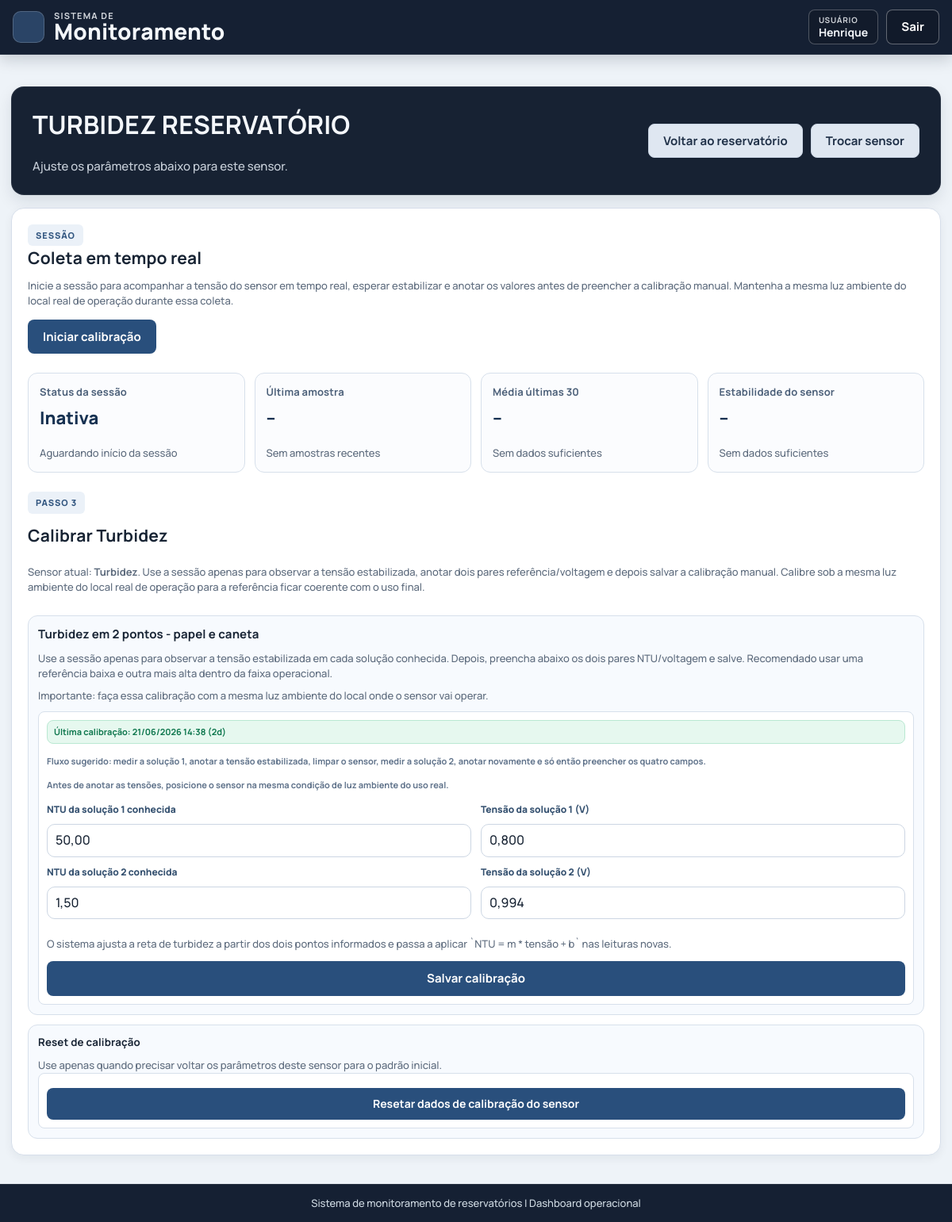
Page /reservatorios/8/calibracao/turbidez/ (signed in) on the earlier database version.
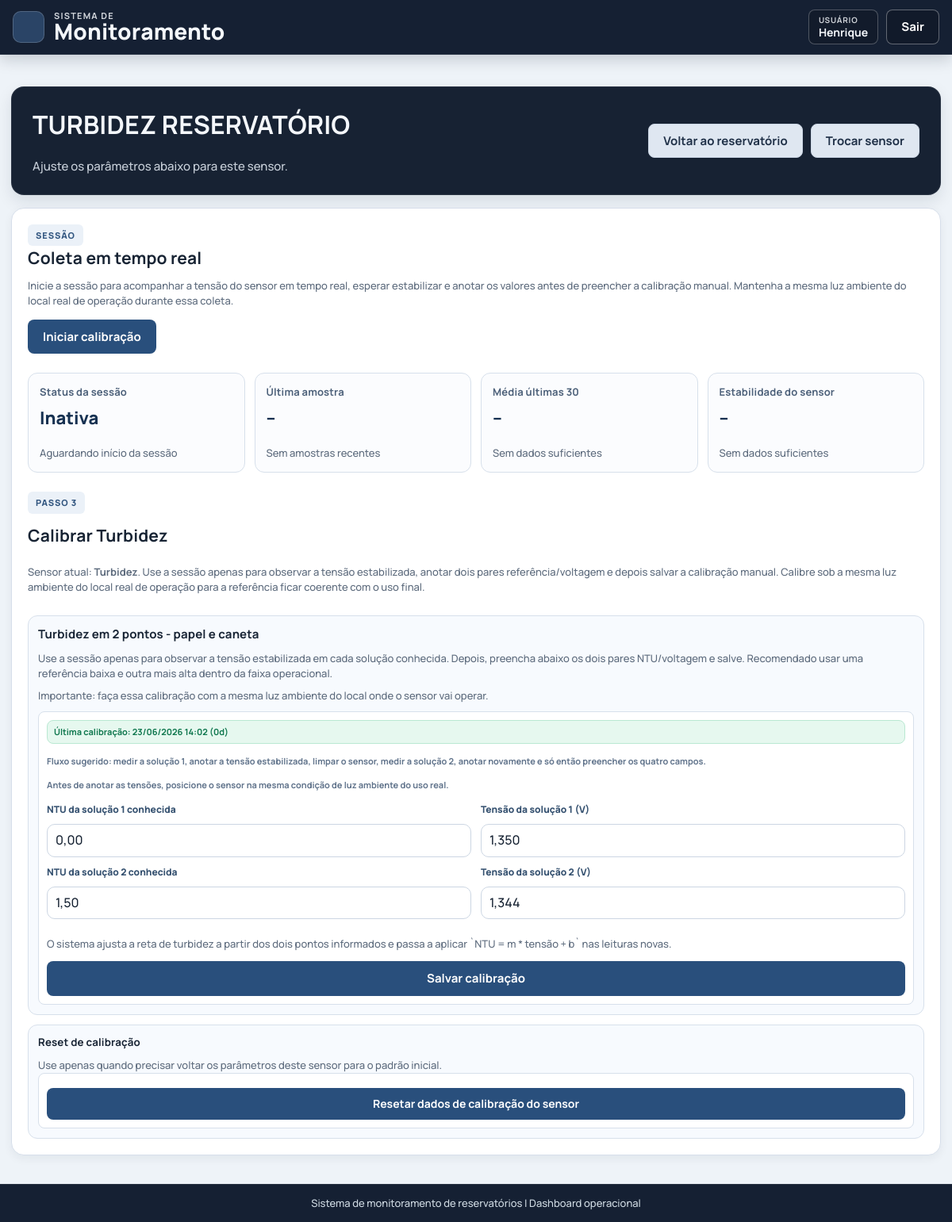
Same page on the later database version.
### app/models.py (models this page shows, shortened)
class PontoMonitoramento(models.Model):
    TIPO_UNICO = "ponto_unico"
    TIPO_ANTES = "antes_tratamento"
    TIPO_DEPOIS = "depois_tratamento"
    TEMPERATURA_INCLINACAO_PADRAO = 1.0
    PH_VOLTAGEM_REFERENCIA_7_PADRAO = 2.39
    PH_INCLINACAO_PADRAO = 0.23
    PH_TEMPERATURA_CALIBRACAO_PADRAO = 25.0
    TDS_INCLINACAO_PADRAO = 1.0
    TURBIDEZ_INCLINACAO_PADRAO = 1.0
    TDS_ALVO_CALIBRACAO_PADRAO = 40.0
    TURBIDEZ_ALVO_CALIBRACAO_PADRAO = 0.4
    TIPOS_LEGADOS = (
        TIPO_ANTES,
        TIPO_DEPOIS,
    )
    TIPOS = (TIPO_UNICO,)
    TIPOS_COMPATIVEIS = (
        TIPO_UNICO,
        TIPO_ANTES,
        TIPO_DEPOIS,
    )
    TIPO_CHOICES = (
        (TIPO_UNICO, "Ponto único"),
    )
    TIPO_ALIASES = {
        TIPO_UNICO: TIPO_UNICO,
        TIPO_ANTES: TIPO_UNICO,
        TIPO_DEPOIS: TIPO_UNICO,
        "pre": TIPO_UNICO,
        "pos": TIPO_UNICO,
        "ponto_unico": TIPO_UNICO,
        "ponto unico": TIPO_UNICO,
    }
    reservatorio = models.ForeignKey(
        Reservatorio,
        on_delete=models.CASCADE,
        related_name="pontos_monitoramento",
    )
    tipo = models.CharField(max_length=32, choices=TIPO_CHOICES)
    status_atual = models.CharField(
        max_length=20,
        choices=Reservatorio.STATUS_CHOICES,
        default=Reservatorio.STATUS_BOM,
    )
    confianca_status = models.FloatField(null=True, blank=True)
    modelo_versao = models.CharField(max_length=64, blank=True, default="")
    temperatura_inclinacao = models.FloatField(default=TEMPERATURA_INCLINACAO_PADRAO)
    temperatura_offset_c = models.FloatField(default=0.0)
    temperatura_valor_referencia_c = models.FloatField(null=True, blank=True)
    temperatura_bruta_referencia_c = models.FloatField(null=True, blank=True)
    temperatura_calibrado_em = models.DateTimeField(null=True, blank=True)
    ph_voltagem_referencia_7 = models.FloatField(default=PH_VOLTAGEM_REFERENCIA_7_PADRAO)
    ph_inclinacao = models.FloatField(default=PH_INCLINACAO_PADRAO)
    ph_temperatura_calibracao_c = models.FloatField(default=PH_TEMPERATURA_CALIBRACAO_PADRAO)
    ph_solucao_calibracao_ponto_1 = models.FloatField(null=True, blank=True)
    ph_tensao_calibracao_ponto_1_v = models.FloatField(null=True, blank=True)
    ph_solucao_calibracao_ponto_2 = models.FloatField(null=True, blank=True)
    ph_tensao_calibracao_ponto_2_v = models.FloatField(null=True, blank=True)
    ph_calibrado_em = models.DateTimeField(null=True, blank=True)
    tds_inclinacao = models.FloatField(default=TDS_INCLINACAO_PADRAO)
    tds_offset_ppm = models.FloatField(default=0.0)
    tds_calibrado_em = models.DateTimeField(null=True, blank=True)
    turbidez_inclinacao = models.FloatField(default=TURBIDEZ_INCLINACAO_PADRAO)
    turbidez_offset_ntu = models.FloatField(default=0.0)
    turbidez_referencia_calibracao_ponto_2_ntu = models.FloatField(null=True, blank=True)
    turbidez_tensao_calibracao_ponto_1_v = models.FloatField(null=True, blank=True)
    turbidez_tensao_calibracao_ponto_2_v = models.FloatField(null=True, blank=True)
    turbidez_calibrado_em = models.DateTimeField(null=True, blank=True)
    tds_alvo_calibracao_ppm = models.FloatField(default=TDS_ALVO_CALIBRACAO_PADRAO)
    turbidez_alvo_calibracao_ntu = models.FloatField(default=TURBIDEZ_ALVO_CALIBRACAO_PADRAO)
    tds_adc_calibracao = models.IntegerField(null=True, blank=True)
    turbidez_adc_calibracao = models.IntegerField(null=True, blank=True)
    agua_calibrado_em = models.DateTimeField(null=True, blank=True)
    created_at = models.DateTimeField(auto_now_add=True)
    updated_at = models.DateTimeField(auto_now=True)
    class Meta:
        ordering = ["reservatorio_id", "tipo"]
        constraints = [
            models.UniqueConstraint(
                fields=["reservatorio", "tipo"],
                name="uq_ponto_monitoramento_reservatorio_tipo",
            ),
        ]
    @property
    def nome_exibicao(self):
        return "Ponto único"
    @classmethod
    def normalizar_tipo(cls, tipo):
        if not isinstance(tipo, str):
            raise ValueError("ponto_tipo invalido")
        tipo_normalizado = tipo.strip().lower()
        tipo_resolvido = cls.TIPO_ALIASES.get(tipo_normalizado)
        if tipo_resolvido is None:
            raise ValueError("ponto_tipo invalido")
        return tipo_resolvido

### app/views.py (the view)
@login_required(login_url="entrar")
@require_http_methods(["GET"])
def reservatorio_calibracao_sensor(request, reservatorio_id, sensor_id):
    reservatorio = Reservatorio.obter_por_id(reservatorio_id, usuario=request.user)
    if reservatorio is None:
        messages.error(request, "Reservatório não encontrado.")
        return redirect("index")
    reservatorio.garantir_pontos_monitoramento()
    ponto_unico = reservatorio.obter_ponto_monitoramento(PontoMonitoramento.TIPO_UNICO)
    sensor_selecionado = _normalizar_sensor_calibracao(
        sensor_id,
        padrao="temperatura",
    )
    ponto_calibracao = ponto_unico
    return render(
        request,
        "reservatorio/calibracao_sensor.html",
        {
            **_contexto_calibracao_reservatorio(
                reservatorio,
                ponto_unico=ponto_unico,
            ),
            "sensor_selecionado": sensor_selecionado,
            "sensor_selecionado_nome": _rotulo_sensor_calibracao(sensor_selecionado),
            "titulo_calibracao_ativa": _titulo_calibracao_ativa(
                ponto=ponto_calibracao,
                sensor=sensor_selecionado,
            ),
            "ponto_calibracao": ponto_calibracao,
            "temperatura_calibracao_ativa": _resumo_calibracao_temperatura(ponto_calibracao),
            "tds_calibracao_ativa": _resumo_calibracao_tds(ponto_calibracao),
            "turbidez_calibracao_ativa": _resumo_calibracao_turbidez(ponto_calibracao),
            "ph_calibracao_ativa": _resumo_calibracao_ph(ponto_calibracao),
            "sessao_calibracao_ativa": _resumo_sessao_calibracao(
                ponto=ponto_calibracao,
                sensor=sensor_selecionado,
            ),
            "calibracao_intervalo_poll_ms": int(reservatorio.esp32_intervalo_envio_calibracao_s) * 1000,
        },
    )

### app/templates/reservatorio/calibracao_sensor.html (shortened to what this page needs)
{% extends "blocos/base.html" %}
{% load static %}
{% block content %}
<section class="detail-hero calibration-hero">
    <div class="detail-hero-copy">
        <h2>{{ sensor_selecionado_nome|upper }} {{ reservatorio.nome|upper }}</h2>
        <p class="index-hero-subtitle">
            Ajuste os parâmetros abaixo para este sensor.
        </p>
    </div>
    <div class="detail-hero-actions">
        <a class="btn-secondary" href="{% url 'reservatorio_detalhe' reservatorio.id %}">Voltar ao reservatório</a>
        <a class="btn-secondary" href="{% url 'reservatorio_calibracao' reservatorio.id %}">Trocar sensor</a>
    </div>
</section>
<section class="panel calibration-page-panel">
    <div class="calibration-session-toolbar">
        <div>
            <div class="calibration-step-kicker">Sessão</div>
            <h3>Coleta em tempo real</h3>
            <p class="status-meta calibration-page-intro">
                {% if sensor_selecionado == "ph" or sensor_selecionado == "turbidez" %}
                Inicie a sessão para acompanhar a tensão do sensor em tempo real, esperar estabilizar e anotar os valores antes de preencher a calibração manual.
                {% if sensor_selecionado == "turbidez" %}
                Mantenha a mesma luz ambiente do local real de operação durante essa coleta.
                {% endif %}
                {% else %}
                Inicie a sessão para o ESP32 enviar amostras deste sensor no intervalo configurado para calibração, sem misturar com o histórico normal.
                {% endif %}
            </p>
        </div>
        <div class="calibration-session-actions">
            {% if sessao_calibracao_ativa.ativa %}
            <form method="post" action="{% url 'reservatorio_calibracao_sessao_encerrar' reservatorio.id sensor_selecionado %}">
                {% csrf_token %}
                <button class="btn-main" type="submit">Encerrar sessão</button>
            </form>
            {% else %}
            <form method="post" action="{% url 'reservatorio_calibracao_sessao_iniciar' reservatorio.id sensor_selecionado %}">
                <button class="btn-main" type="submit">Iniciar calibração</button>
            </form>
            {% endif %}
        </div>
    </div>
    <div class="calibration-live-grid" id="calibrationLivePanel"
        data-status-url="{% url 'reservatorio_calibracao_sessao_status' reservatorio.id sensor_selecionado %}"
        data-sensor="{{ sensor_selecionado }}"
        data-session-active="{% if sessao_calibracao_ativa.ativa %}true{% else %}false{% endif %}"
        data-status-cursor="{{ sessao_calibracao_ativa.cursor|default:'' }}"
        data-poll-interval-ms="{{ calibracao_intervalo_poll_ms }}">
        <article class="calibration-live-card">
            <h4>Status da sessão</h4>
            <p class="calibration-live-value" data-live-status>
                {% if sessao_calibracao_ativa.ativa %}Ativa{% else %}Inativa{% endif %}
            </p>
            <p class="status-meta" data-live-count>
                {% if sessao_calibracao_ativa.ativa %}{{ sessao_calibracao_ativa.amostras }} amostras recebidas{% else %}Aguardando início da sessão{% endif %}
            </p>
        </article>
        <article class="calibration-live-card">
            <h4>Última amostra</h4>
            <p class="calibration-live-value" data-live-last-value>--</p>
            <p class="status-meta" data-live-last-meta>Sem amostras recentes</p>
        </article>
        <article class="calibration-live-card">
            <h4>Média últimas 30</h4>
            <p class="calibration-live-value" data-live-avg-value>--</p>
            <p class="status-meta" data-live-avg-meta>Sem dados suficientes</p>
        </article>
        <article class="calibration-live-card">
            <h4>Estabilidade do sensor</h4>
            <p class="calibration-live-value" data-live-stability-sensor>--</p>
            <p class="status-meta" data-live-stability-sensor-meta>Sem dados suficientes</p>
        </article>
    </div>
    {% include "reservatorio/_calibration_content.html" %}
</section>
{% endblock %}

### app/templates/reservatorio/_calibration_content.html (shortened to what the changed rows need)
{% load l10n monitoramento_formatos %}
{% if sensor_selecionado == "temperatura" %}
<section class="ph-calibration-section">
    <h5>Temperatura</h5>
    <p class="status-meta">
        Informe em quanto a média da temperatura deveria estar. O sistema usa a média estável da sessão para ajustar a calibração automaticamente.
    </p>
    <div class="ph-auto-grid calibration-single-grid">
        <form class="ph-auto-card calibration-form-card" method="post" data-calibration-form data-sensor-form="temperatura"
            action="{% url 'reservatorio_calibracao_temperatura_auto' reservatorio.id %}">
            {% csrf_token %}
            <p class="ph-calibration-status calibration-status {% if temperatura_calibracao_ativa.vencida %}is-overdue{% else %}is-ok{% endif %}">
                {% if temperatura_calibracao_ativa.calibrado_em %}
                Última calibração: {{ temperatura_calibracao_ativa.calibrado_em|date:"d/m/Y H:i" }} ({{ temperatura_calibracao_ativa.dias }}d)
                {% else %}
                Última calibração: nunca calibrado
                {% endif %}
            </p>
            <label for="temperatura_referencia_ativa">A média da temperatura deveria estar em (C)</label>
            <input id="temperatura_referencia_ativa" name="temperatura_referencia_c" type="text"
                inputmode="decimal" placeholder="25,00"
                value="{{ calibracao_form_defaults.temperatura_referencia_c|decimal_br:2 }}"
                required>
            <details class="calibration-advanced">
                <summary>Ajustes avançados</summary>
                <p class="status-meta">
                    A inclinação define o quanto o valor final reage a mudanças na leitura bruta do sensor. Não é recomendado alterar isso sem necessidade.
                </p>
                <label for="temperatura_inclinacao_ativa">Inclinação atual</label>
                <input id="temperatura_inclinacao_ativa" name="temperatura_inclinacao" type="text"
                    inputmode="decimal" placeholder="1,00" value="{{ calibracao_form_defaults.temperatura_inclinacao|decimal_br:3 }}" required>
            </details>
            <button class="btn-main" type="submit" data-confirm-button disabled>Salvar calibração</button>
            <p class="status-meta" data-confirm-hint>Aguardando estabilidade do sensor.</p>
        </form>
    </div>
</section>
{% elif sensor_selecionado == "turbidez" %}
<section class="ph-calibration-section">
    <h5>Turbidez em 2 pontos - papel e caneta</h5>
    <p class="status-meta">
        Use a sessão apenas para observar a tensão estabilizada em cada solução conhecida. Depois, preencha abaixo os dois pares NTU/voltagem e salve. Recomendado usar uma referência baixa e outra mais alta dentro da faixa operacional.
    </p>
    <p class="status-meta">
        Importante: faça essa calibração com a mesma luz ambiente do local onde o sensor vai operar.
    </p>
    <div class="ph-manual-grid calibration-single-grid">
        <form class="ph-manual-card calibration-form-card ph-paper-form" method="post" action="{% url 'reservatorio_calibracao_turbidez_auto' reservatorio.id %}">
            <p class="water-calibration-status calibration-status {% if turbidez_calibracao_ativa.vencida %}is-overdue{% else %}is-ok{% endif %}">
                {% if turbidez_calibracao_ativa.calibrado_em %}
                Última calibração: {{ turbidez_calibracao_ativa.calibrado_em|date:"d/m/Y H:i" }} ({{ turbidez_calibracao_ativa.dias }}d)
                {% else %}
                Última calibração: nunca calibrado
                {% endif %}
            </p>
            <p class="ph-voltage-hint">
                Fluxo sugerido: medir a solução 1, anotar a tensão estabilizada, limpar o sensor, medir a solução 2, anotar novamente e só então preencher os quatro campos.
            </p>
            <p class="ph-voltage-hint">
                Antes de anotar as tensões, posicione o sensor na mesma condição de luz ambiente do uso real.
            </p>
            <div class="ph-paper-entry-grid">
                <label for="turbidez_referencia_ponto_1">NTU da solução 1 conhecida</label>
                <label for="turbidez_tensao_ponto_1">Tensão da solução 1 (V)</label>
                <input id="turbidez_referencia_ponto_1" name="turbidez_referencia_ponto_1" type="text" inputmode="decimal" placeholder="50,00"
                    value="{{ calibracao_form_defaults.turbidez_referencia_ponto_1|decimal_br:2 }}" required>
                <input id="turbidez_tensao_ponto_1" name="turbidez_tensao_ponto_1" type="text" inputmode="decimal" placeholder="2,500"
                    value="{{ calibracao_form_defaults.turbidez_tensao_ponto_1|decimal_br:3 }}" required>
                <label for="turbidez_referencia_ponto_2">NTU da solução 2 conhecida</label>
                <label for="turbidez_tensao_ponto_2">Tensão da solução 2 (V)</label>
                <input id="turbidez_referencia_ponto_2" name="turbidez_referencia_ponto_2" type="text" inputmode="decimal" placeholder="200,00"
                    value="{{ calibracao_form_defaults.turbidez_referencia_ponto_2|decimal_br:2 }}" required>
                <input id="turbidez_tensao_ponto_2" name="turbidez_tensao_ponto_2" type="text" inputmode="decimal" placeholder="1,000"
                    value="{{ calibracao_form_defaults.turbidez_tensao_ponto_2|decimal_br:3 }}" required>
            </div>
            <p class="status-meta">
                O sistema ajusta a reta de turbidez a partir dos dois pontos informados e passa a aplicar `NTU = m * tensão + b` nas leituras novas.
            </p>
            <button class="btn-main" type="submit">Salvar calibração</button>
        </form>
    </div>
</section>
{% endif %}

Differences in the rows shown:
changed PontoMonitoramento: calibrado_em "21/06/2026 14:38" → "23/06/2026 14:02"; turbidez_referencia_ponto_1 "50,00" → "0,00"
Other differences:
{{ turbidez_calibracao_ativa.dias }}: "2" → "0"
form field turbidez_tensao_ponto_1: "0,800" → "1,350"
form field turbidez_tensao_ponto_2: "0,994" → "1,344"
